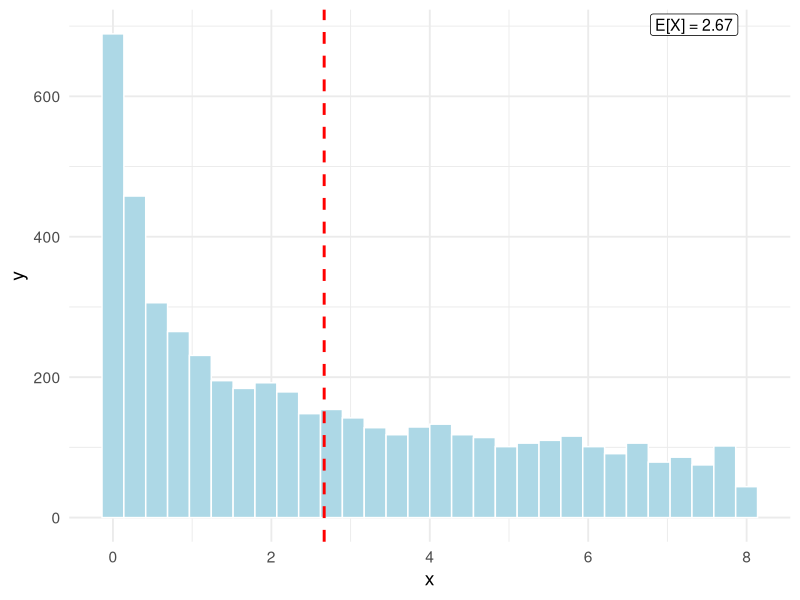
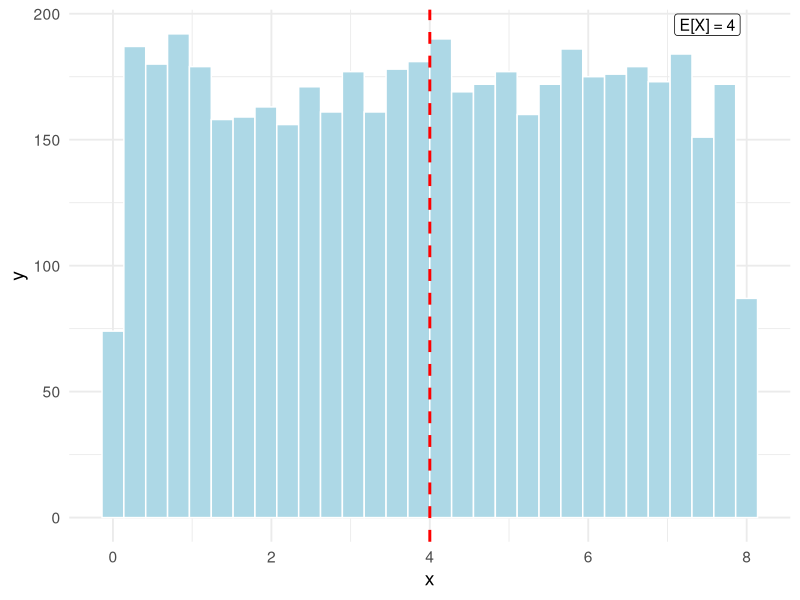
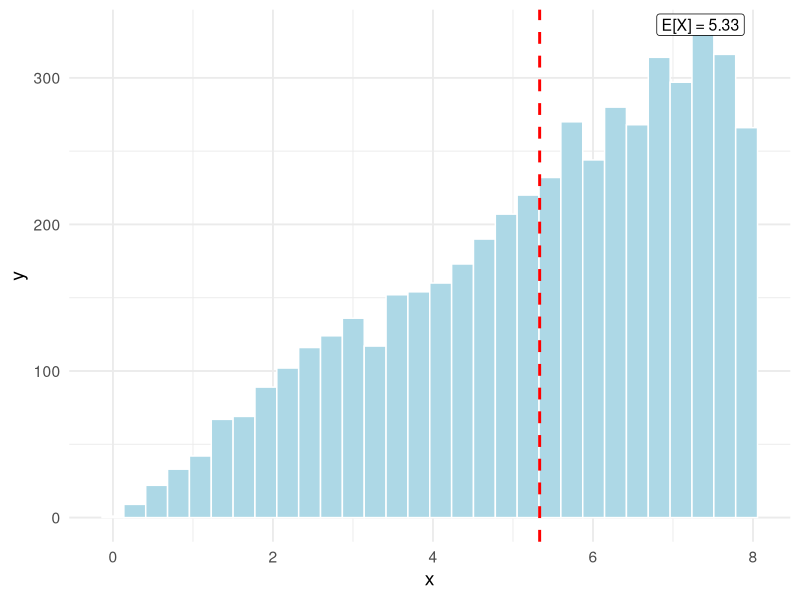
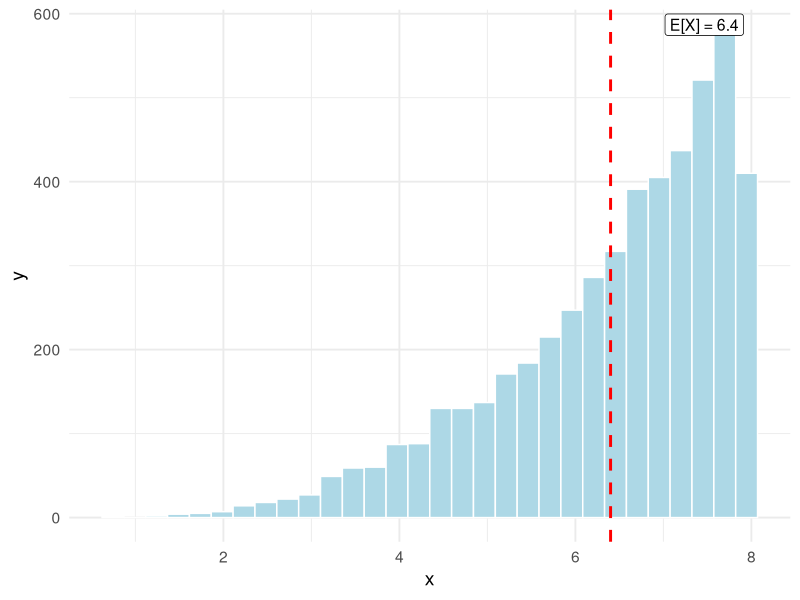
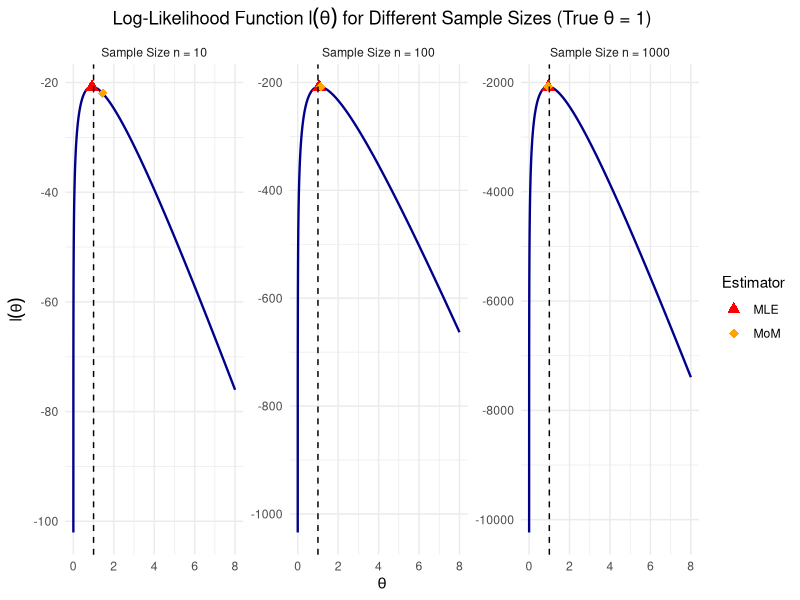
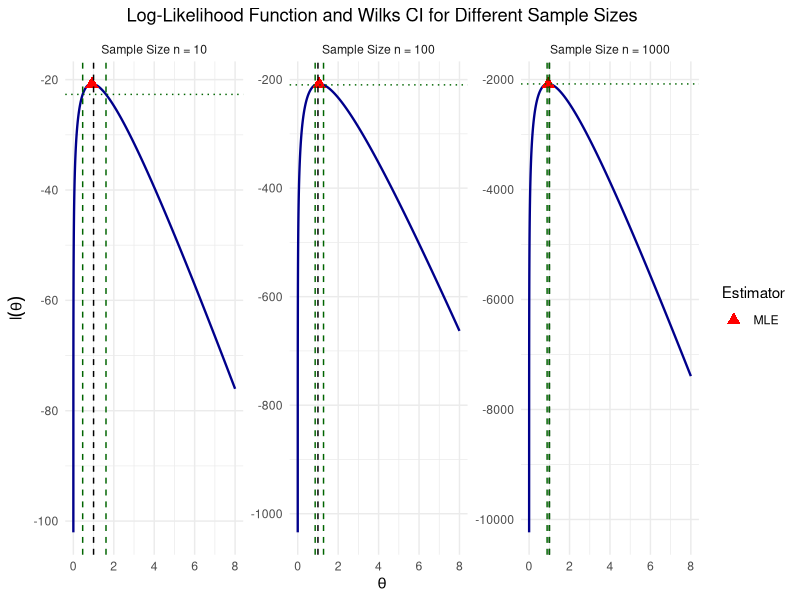

R code for these plots, in order: (Note: this script raises an error after producing the figures.)
# ==============================================================================
# 2- Comparing maximum likelihood and method of moments
# ==============================================================================

library(dplyr)
library(ggplot2)
#-------------------------------------------------------------------------------
# i)
#-------------------------------------------------------------------------------
# Consider the distribution with density function given by f(x) = cx^(θ−1)
# where θ > 0 and x ∈ [0,xmax]. Randomly select a value for xmax to be used
# throughout this question by running sample(2:15, size = 1) (with set.seed
# prior to it for reproducibility). Note that this is quite similar to Q3 in
# Tutorial 2 but xmax ̸ = 1 here.

seednumber <- 25189506+25203533
set.seed(seednumber)

xmax <- sample(2:15, size = 1)  #xmax = 8

# f(x) = θx^(θ−1) / (8^θ)

#-------------------------------------------------------------------------------
# ii)
#-------------------------------------------------------------------------------
# By hand, compute the MLE and the MoM estimator for θ. Show all workings.

# MOM θ_hat = Xbar / (8-Xbar)

# MLE θ_hat = n / (nlog8 - Σlogxi)


#-------------------------------------------------------------------------------
# iii)
#-------------------------------------------------------------------------------
# Unlike Q1, this is a non-standard distribution, which you must simulate from
# yourself. This can be done using the method of inversion described here.
# First, derive the cumulative distribution function (cdf), F(x) = x0
# f(u)du, and then the associated inverse cdf, F−1(x).
# Next, the random variable X can be generated as X = F−1(U) where
# U ∼Uniform(0,1), and uniform variables can be generated in R via the
# runif function. Using this approach, generate samples of size n = 5000
# for a few different values of θ values, and, using a histogram, describe
# the shape of the distribution and how it changes with respect to θ; also
# indicate the theoretical expected value E(X) on the histogram.

# x = 8u^(1/θ)
# EX = 8θ/(θ+1)

# θ = 0.5
theta_real <- 0.5

seednumber <- 25189506+25203533
set.seed(seednumber)

u <- runif(5000)
x <- xmax*u^(1/theta_real)
EX <- xmax*theta_real/(theta_real+1)

ggplot(data.frame(x), aes(x)) +
  geom_histogram(fill = "lightblue", color = "white", bins = 30) +
  geom_vline(aes(xintercept = EX),
             color = "red",
             linewidth = 1,
             linetype = "dashed") +
  annotate("label",
           x = max(x), y = Inf,
           label = paste0("E[X] = ", round(EX, 2)),
           hjust = 1.1, vjust = 1.2,
           size = 4, fill = "white") +
  theme_minimal(base_size = 14)

# θ = 1
theta_real <- 1

seednumber <- 25189506+25203533
set.seed(seednumber)

u <- runif(5000)
x <- xmax*u^(1/theta_real)
EX <- xmax*theta_real/(theta_real+1)

ggplot(data.frame(x), aes(x)) +
  geom_histogram(fill = "lightblue", color = "white", bins = 30) +
  geom_vline(aes(xintercept = EX),
             color = "red",
             linewidth = 1,
             linetype = "dashed") +
  annotate("label",
           x = max(x), y = Inf,
           label = paste0("E[X] = ", round(EX, 2)),
           hjust = 1.1, vjust = 1.2,
           size = 4, fill = "white") +
  theme_minimal(base_size = 14)

# θ = 2
theta_real <- 2

seednumber <- 25189506+25203533
set.seed(seednumber)

u <- runif(5000)
x <- xmax*u^(1/theta_real)
EX <- xmax*theta_real/(theta_real+1)

ggplot(data.frame(x), aes(x)) +
  geom_histogram(fill = "lightblue", color = "white", bins = 30) +
  geom_vline(aes(xintercept = EX),
             color = "red",
             linewidth = 1,
             linetype = "dashed") +
  annotate("label",
           x = max(x), y = Inf,
           label = paste0("E[X] = ", round(EX, 2)),
           hjust = 1.1, vjust = 1.2,
           size = 4, fill = "white") +
  theme_minimal(base_size = 14)

# θ = 4
theta_real <- 4

seednumber <- 25189506+25203533
set.seed(seednumber)

u <- runif(5000)
x <- xmax*u^(1/theta_real)
EX <- xmax*theta_real/(theta_real+1)

ggplot(data.frame(x), aes(x)) +
  geom_histogram(fill = "lightblue", color = "white", bins = 30) +
  geom_vline(aes(xintercept = EX),
             color = "red",
             linewidth = 1,
             linetype = "dashed") +
  annotate("label",
           x = max(x), y = Inf,
           label = paste0("E[X] = ", round(EX, 2)),
           hjust = 1.1, vjust = 1.2,
           size = 4, fill = "white") +
  theme_minimal(base_size = 14)


#-------------------------------------------------------------------------------
# iv)
#-------------------------------------------------------------------------------
# Generate one sample of size n = 100 with θ = 1 and compute both the MLE
# and MoM.

# MOM, θ_hat = Xbar / (8 - Xbar)
# MLE, θ_hat = n / (nlog8 - ΣlogXi) 

theta_real <- 1
n <- 100

seednumber <- 25189506+25203533
set.seed(seednumber)

u <- runif(n)
x <- xmax*u^(1/theta_real)

sum_logxi <- sum(log(x))

Xbar <- mean(x) 

MOM_Theta_hat <- Xbar / (xmax-Xbar)
MOM_Theta_hat
MLE_Theta_hat <- n / ((n*log(xmax)) - sum_logxi)
MLE_Theta_hat
#-------------------------------------------------------------------------------
# v)
#-------------------------------------------------------------------------------
# Now generate two additional samples: one of size n = 10 and one of 
# size n = 1000. For all three samples, plot the log-likelihood function with
# respect to θ, i.e., θ values on the x-axis and the ℓ(θ) values on the y-axis.
# Indicate where both the MLE and MoM lie on these plots. Describe how the MLE 
# and MoM compare to each other, and to the true value of θ, in all three cases.

# l(θ) = nlogθ + (θ-1)ΣlogXi - nθlog8

theta_real <- 1
n_values <- c(10, 100, 1000)

seednumber <- 25189506+25203533
set.seed(seednumber)

sample_data <- list()
estimator_results <- data.frame()
data_list <- list()

log_likelihood <- function(theta, X) {
  n <- length(X)
  sum_ln_X <- sum(log(X))
  
  n * log(theta) - n * theta * log(xmax) + (theta - 1) * sum_ln_X
}


# The previously generated sample (n=100) is now included in the loop
for (n in n_values) {
  u <- runif(n)
  x <- xmax*u^(1/theta_real)
  
  # Calculate Estimators
  sum_logxi <- sum(log(x))
  Xbar <- mean(x)
  
  MOM_Theta_hat <- Xbar / (xmax-Xbar)
  
  MLE_Theta_hat <- n / ((n*log(xmax)) - sum_logxi)
  
  # Finding the log likelihood values for MLE and MOM estimator
  ll_mle <- log_likelihood(MLE_Theta_hat, x)
  ll_mom <- log_likelihood(MOM_Theta_hat, x)
  
  # Store estimators for the plot
  new_row <- data.frame(
    n = n,
    MLE = MLE_Theta_hat,
    MoM = MOM_Theta_hat,
    True = theta_real,
    LL_MLE = ll_mle,
    LL_MoM = ll_mom
  )
  estimator_results <- rbind(estimator_results, new_row)
  
  # Generate log-likelihood values over a range of theta
  theta_range <- seq(0.0001, xmax, length.out = 5000)
  ll_values <- log_likelihood(theta_range, x)
  
  # Store plot data
  sample_data[[as.character(n)]] <- data.frame(
    Theta = theta_range,
    LogLikelihood = ll_values,
    n_size = as.factor(n)
  )
}

# Plotting the data
plot_data <- bind_rows(sample_data)

plot_data$n_size <- factor(plot_data$n_size, levels = as.character(n_values))

# Join estimator results so each panel has only its own points
plot_data <- plot_data %>%
  left_join(estimator_results %>% 
              rename(n_size = n) %>% 
              mutate(n_size = as.character(n_size)),
            by = "n_size")

# Plot
p <- ggplot(plot_data, aes(x = Theta, y = LogLikelihood)) +
  
  # Likelihood curve for this sample size
  geom_line(color = "darkblue", size = 0.8) +
  
  # MLE point for this sample size only
  geom_point(aes(x = MLE, y = LL_MLE, color = "MLE"),
             size = 3, shape = 17, na.rm = TRUE) +
  
  # MoM point for this sample size only
  geom_point(aes(x = MoM, y = LL_MoM, color = "MoM"),
             size = 3, shape = 18, na.rm = TRUE) +
  
  # True θ line for this sample size only
  geom_vline(aes(xintercept = True),
             linetype = "dashed", color = "black", size = 0.5, na.rm = TRUE) +
  
  # Separate panels for each sample size
  facet_wrap(~ n_size, ncol = 3, scales = "free_y",
             labeller = labeller(n_size = 
                                   c("10" = "Sample Size n = 10",
                                     "100" = "Sample Size n = 100",
                                     "1000" = "Sample Size n = 1000"))) +
  
  labs(
    title = expression(paste("Log-Likelihood Function ", l(theta), " for Different Sample Sizes (True ", theta, " = 1)")),
    x = expression(theta),
    y = expression(l(theta)),
    color = "Estimator"
  ) +
  scale_color_manual(values = c("MLE" = "red", "MoM" = "orange")) +
  theme_minimal() +
  theme(plot.title = element_text(hjust = 0.5, face = "bold"))

print(p)


#-------------------------------------------------------------------------------
# vi)
#-------------------------------------------------------------------------------
# For each of the three log-likelihood plots, draw a horizontal line that is
# exactly d/2 units below the maximum where d = Χ2(1,0.05). Drop two vertical
# lines down from where the horizontal hits the log-likelihood function to form
# a Wilks confidence interval for θ

# d =  Χ2(1,0.05) = 3.841
# d/2 = 1.9205

d = qchisq(0.95, df = 1)

# Prepare a list to store CI bounds for each n
ci_list <- list()

for (n in n_values) {
  df <- sample_data[[as.character(n)]]
  est <- estimator_results %>% filter(n == !!n)
  
  # Maximum log-likelihood at MLE
  LL_max <- est$LL_MLE
  theta_hat <- est$MLE
  
  # Horizontal line
  hline <- LL_max - d/2
  
  # Split likelihood curve
  df_left  <- df %>% filter(Theta <= theta_hat)
  df_right <- df %>% filter(Theta >= theta_hat)
  
  # Interpolate the points where LL = LL_max - d/2
  ci_lower <- approx(df_left$LogLikelihood, df_left$Theta, xout = hline)$y
  ci_upper <- approx(df_right$LogLikelihood, df_right$Theta, xout = hline)$y
  
  ci_list[[as.character(n)]] <- data.frame(
    n_size = as.character(n),
    hline = hline,
    lower = ci_lower,
    upper = ci_upper
  )
}

ci_df <- bind_rows(ci_list)
ci_df$n_size <- factor(ci_df$n_size, levels = as.character(n_values))

# Combine plot data with estimator results
plot_data <- bind_rows(sample_data, .id = "n_size")
plot_data$n_size <- factor(plot_data$n_size, levels = as.character(n_values))
plot_data <- plot_data %>%
  left_join(estimator_results %>% 
              rename(n_size = n) %>% 
              mutate(n_size = as.character(n_size)),
            by = "n_size")

# Plot with Wilks CI
p <- ggplot(plot_data, aes(x = Theta, y = LogLikelihood)) +
  geom_line(color = "darkblue", size = 0.8) +
  geom_point(aes(x = MLE, y = LL_MLE, color = "MLE"), size = 3, shape = 17, na.rm = TRUE) +
  geom_vline(aes(xintercept = True), linetype = "dashed", color = "black", size = 0.5, na.rm = TRUE) +
  
  # Wilks horizontal lines
  geom_hline(data = ci_df, aes(yintercept = hline), linetype = "dotted", color = "darkgreen") +
  
  # Wilks vertical lines at CI bounds
  geom_vline(data = ci_df, aes(xintercept = lower), linetype = "dashed", color = "darkgreen") +
  geom_vline(data = ci_df, aes(xintercept = upper), linetype = "dashed", color = "darkgreen") +
  
  facet_wrap(~ n_size, ncol = 3, scales = "free_y",
             labeller = labeller(n_size = 
                                   c("10" = "Sample Size n = 10",
                                     "100" = "Sample Size n = 100",
                                     "1000" = "Sample Size n = 1000"))) +
  
  labs(
    title = expression(paste("Log-Likelihood Function and Wilks CI for Different Sample Sizes")),
    x = expression(theta),
    y = expression(l(theta)),
    color = "Estimator"
  ) +
  scale_color_manual(values = c("MLE" = "red")) +
  theme_minimal() +
  theme(plot.title = element_text(hjust = 0.5, face = "bold"))

print(p)

#-------------------------------------------------------------------------------

theta_real <- 1
n_values <- c(10, 100, 1000)

seednumber <- 25189506+25203533
set.seed(seednumber)

sample_data <- list()
estimator_results <- data.frame()
data_list <- list()

log_likelihood <- function(theta, X) {
  n <- length(X)
  sum_ln_X <- sum(log(X))
  
  n * log(theta) - n * theta * log(xmax) + (theta - 1) * sum_ln_X
}


# The previously generated sample (n=100) is now included in the loop
for (n in n_values) {
  u <- runif(n)
  x <- xmax*u^(1/theta_real)
  
  # Calculate Estimator
  sum_logxi <- sum(log(x))
  
  MLE_Theta_hat <- n / ((n*log(xmax)) - sum_logxi)
  
  # Finding the log likelihood values for MLE estimator
  ll_mle <- log_likelihood(MLE_Theta_hat, x)
  
  # Calculate Wilks CI threshold
  ll_threshold <- ll_mle - interval
  
  # Store estimators for the plot
  new_row <- data.frame(
    n = n,
    MLE = MLE_Theta_hat,
    True = theta_real,
    LL_MLE = ll_mle,
    LL_Threshold = ll_threshold
  )
  estimator_results <- rbind(estimator_results, new_row)
  
  # Generate log-likelihood values over a range of theta
  theta_range <- seq(0.5, xmax, length.out = 5000)
  ll_values <- log_likelihood(theta_range, x)
  
  # Store plot data
  sample_data[[as.character(n)]] <- data.frame(
    Theta = theta_range,
    LogLikelihood = ll_values,
    n_size = as.factor(n)
  )
}

plot_data <- bind_rows(sample_data)


# Plotting the data
p <- ggplot(plot_data, aes(x = Theta, y = LogLikelihood)) +
  geom_line(aes(group = n_size), color = "darkblue", size = 0.8) +
  
  # Add MLE points (Y-value from LL_MLE column)
  geom_point(data = estimator_results, 
             aes(x = MLE, y = LL_MLE, color = "MLE"), 
             size = 3, shape = 17) + # Triangle shape + 
  
  # Add True Theta line
  geom_vline(aes(xintercept = True, linetype = "True θ"), 
             data = distinct(estimator_results, n, True), 
             color = "black", size = 0.5) +
  
  geom_hline(aes(yintercept = LL_Threshold, color = "95% CI Threshold"), 
             data = distinct(estimator_results, n, LL_Threshold), 
             linetype = "dotted", size = 1) +
  
  # Separate plots by sample size
  facet_wrap(~ n, ncol = 3, scales = "free_y", 
             labeller = labeller(n = 
                                   c("10" = "Sample Size n = 10",
                                     "100" = "Sample Size n = 100",
                                     "1000" = "Sample Size n = 1000"))) +
  
  # Customize labels and theme
  labs(
    title = expression(paste("Log-Likelihood Function ", l(theta), " for Different Sample Sizes (True ", theta, " = 1)")),
    x = expression(theta),
    y = expression(l(theta)),
    color = "Estimator",
    linetype = ""
  ) +
  scale_color_manual(values = c("MLE" = "red")) +
  theme_minimal() +
  theme(plot.title = element_text(hjust = 0.5, face = "bold"))

print(p)


#-------------------------------------------------------------------------------
# vii)
#-------------------------------------------------------------------------------
# For each of the three sample sizes, find the MLE numerically using the numerical
# optimiser nlm. Note: this is done by minimising minus the log-likelihood (which
# is equivalent to maximising the log-likelihood). When using nlm, set 
# hessian = TRUE so that nlm stores the so-called “hessian”, i.e., the second 
# derivative of the objective function. Since we minimise minus the log-likelihood,
# this is already the observed information. Use this to produce a 95% Wald 
# confidence interval for θ. How do these compare with the Wilks confidence 
# intervals from part (v)?

theta_real <- 1
n_values <- c(10, 100, 1000)

seednumber <- 25189506+25203533
set.seed(seednumber)

ci_results <- data.frame()
data_list <- list()

# Z-score for 95% CI (two-tailed) (For Walds CI)
z_95percent <- qnorm(0.975)

log_likelihood <- function(theta, X) {
  n <- length(X)
  sum_ln_X <- sum(log(X))
  
  n * log(theta) - n * theta * log(xmax) + (theta - 1) * sum_ln_X
}

negative_log_likelihood <- function(theta, X) {
  -log_likelihood(theta,X)
}

for (n in n_values) {
  u <- runif(n)
  x <- xmax*u^(1/theta_real)
  
  # Calculate Estimator
  sum_logxi <- sum(log(x))
  MLE_Theta_hat <- n / ((n*log(xmax)) - sum_logxi)
  
  theta_assumed = MLE_Theta_hat
  
  # Run nlm to minimize -l(θ) and to get the observed Information I(θ).
  nlm_result <- nlm(
    f = negative_log_likelihood, 
    p = theta_real, 
    X = x,            
    hessian = TRUE
  )
  
  # Finding the numerical MLE
  Numerical_theta_hat <- nlm_result$estimate
  
  # Getting the observed information I(θ)
  I_theta <- nlm_result$hessian[1, 1]
  
  mean <- Numerical_theta_hat
  variance <- 1/I_theta
  sd <- variance**0.5
  
  # Walds Confidence Interval
  walds_upperlimit <- mean + z_95percent*sd
  walds_lowerlimit <- mean - z_95percent*sd

  # Wilks Confidence Interval from part (vi)
  wilks_lowerlimit <- ci_df$lower[ci_df$n_size == n]
  wilks_upperlimit <- ci_df$upper[ci_df$n_size == n]
  
  # Store estimators for the plot
  new_row <- data.frame(
    n = n,
    MLE = Numerical_theta_hat,
    True = theta_real,
    Walds_CI_upper = walds_upperlimit,
    Walds_CI_lower = walds_lowerlimit,
    Wilks_CI_upper = wilks_upperlimit,
    Wilks_CI_lower = wilks_lowerlimit
  )
  ci_results <- rbind(ci_results, new_row)
}

print(ci_results)


#-------------------------------------------------------------------------------
# viii)
#-------------------------------------------------------------------------------
# Repeat step (vii) 1000 times. In other words, use nlm to numerically maximise
# the log-likelihood function and compute 95% Wald confidence intervals in each
# of 1000 samples at each of the three sample sizes (but there is no need to
# compute Wilks intervals). Also compute the MoM. How do the MLEs compare to the
# true θ value at each of the three sample sizes? And how do the MoM estimators
# compare? Check the coverage of the Wald confidence intervals for each of the
# three sample sizes, i.e., what proportion of the intervals contain the
# true θ value? Are the results as expected?

theta_real <- 1
n_values <- c(10, 100, 1000)

seednumber <- 25189506+25203533
set.seed(seednumber)

# Z-score for 95% CI (two-tailed) (For Walds CI)
z_95percent <- qnorm(0.975)

overall_results <- data.frame()
coverage_results <- data.frame()

for (n in n_values) {
  sample_results <- data.frame(
    MLE_Theta = numeric(1000),
    MoM_Theta = numeric(1000),
    Wald_LowerLimit = numeric(1000),
    Wald_UpperLimit = numeric(1000)
  )
  
  for (i in 1:1000){
    u <- runif(n)
    x <- xmax*u^(1/theta_real)
    
    # Calculate MOM Estimator
    Xbar <- mean(x)
    MOM_Theta_hat <- Xbar / (xmax-Xbar)
    sample_results$MOM_Theta[i] <- MOM_Theta_hat
    
    # Calculate MLE Estimator
    sum_logxi <- sum(log(x))
    MLE_Theta_hat <- n / ((n*log(xmax)) - sum_logxi)
    sample_results$MLE_Theta[i] <- MLE_Theta_hat
    
    theta_assumed = MLE_Theta_hat
    
    # Run nlm to minimize -l(θ) and to get the observed Information I(θ).
    nlm_result <- nlm(
      f = negative_log_likelihood, 
      p = theta_assumed, 
      X = x,            
      hessian = TRUE
    )
    
    # Finding the numerical MLE
    Numerical_theta_hat <- nlm_result$estimate
    
    # Getting the observed information I(θ)
    I_theta <- nlm_result$hessian[1, 1]
    
    mean <- theta_assumed
    variance <- 1/I_theta
    sd <- variance**0.5
    
    # Walds Confidence Interval
    walds_upperlimit <- mean + z_95percent*sd
    walds_lowerlimit <- mean - z_95percent*sd
    
    sample_results$Wald_UpperLimit[i] <- walds_upperlimit
    sample_results$Wald_LowerLimit[i] <- walds_lowerlimit
  }
  sample_results$n <- as.factor(n)
  overall_results <- bind_rows(overall_results, sample_results)
  
}


results_summary <- overall_results %>% group_by(n) %>%
  summarise(
    Mean_MLE = mean(MLE_Theta),
    Mean_MOM = mean(MOM_Theta),
    True = theta_real,
    Coverage = mean(Wald_LowerLimit <= theta_real & Wald_UpperLimit >= theta_real)
  )

print(results_summary)




